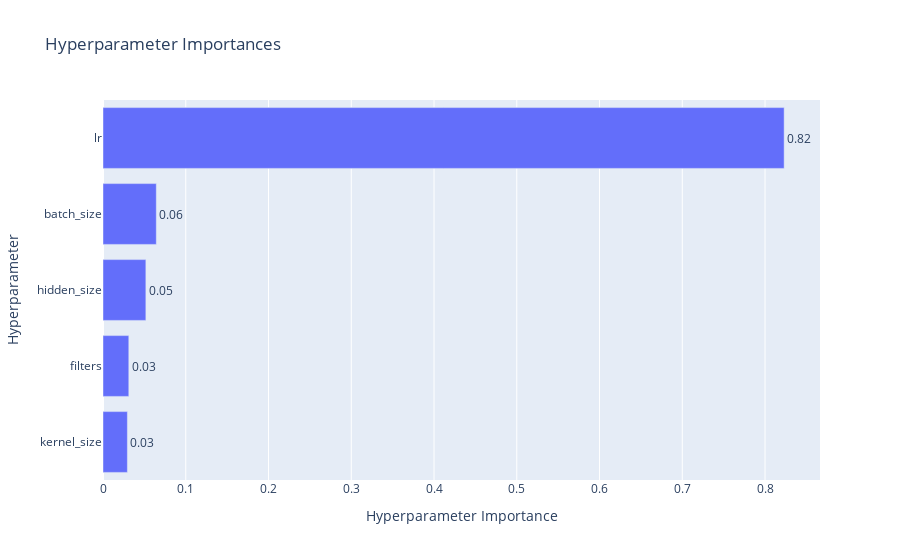

Source (notebook cell):
### Code cell
df = study.trials_dataframe().drop(['state','datetime_start','datetime_complete','duration','number'], axis=1)
# df.tail(5)
# optuna.visualization.plot_optimization_history(study)
optuna.visualization.plot_param_importances(study)
# optuna.visualization.plot_contour(study, params=['batch_size', 'lr'])

### Figure 1 — Plotly figure (JSON) as saved in the notebook; plotly's stock layout.template omitted (floating-point values rounded to 4 significant figures)
{"data": [{"cliponaxis": false, "hovertemplate": ["kernel_size (IntDistribution): 0.02946973383588406<extra></extra>", "filters (IntDistribution): 0.031189721831342068<extra></extra>", "hidden_size (IntDistribution): 0.051810108247632145<extra></extra>", "batch_size (IntDistribution): 0.06442678283972045<extra></extra>", "lr (FloatDistribution): 0.8231036532454213<extra></extra>"], "name": "Objective Value", "orientation": "h", "text": ["0.03", "0.03", "0.05", "0.06", "0.82"], "textposition": "outside", "type": "bar", "x": [0.02947, 0.03119, 0.05181, 0.06443, 0.8231], "y": ["kernel_size", "filters", "hidden_size", "batch_size", "lr"]}], "layout": {"title": {"text": "Hyperparameter Importances"}, "xaxis": {"title": {"text": "Hyperparameter Importance"}}, "yaxis": {"title": {"text": "Hyperparameter"}}}}
